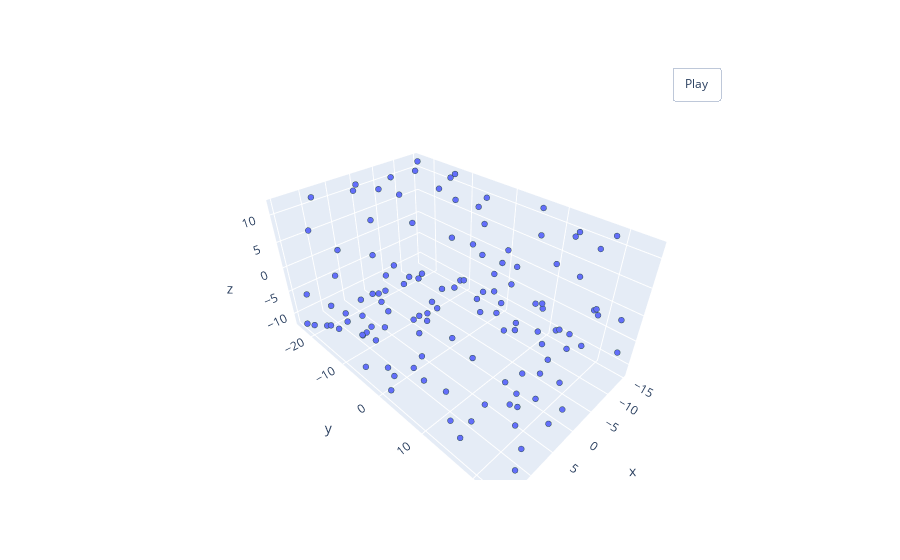

The notebook cell this image was saved under:
### Code cell
pcshow(*valid_df['pointcloud'][0].T)
